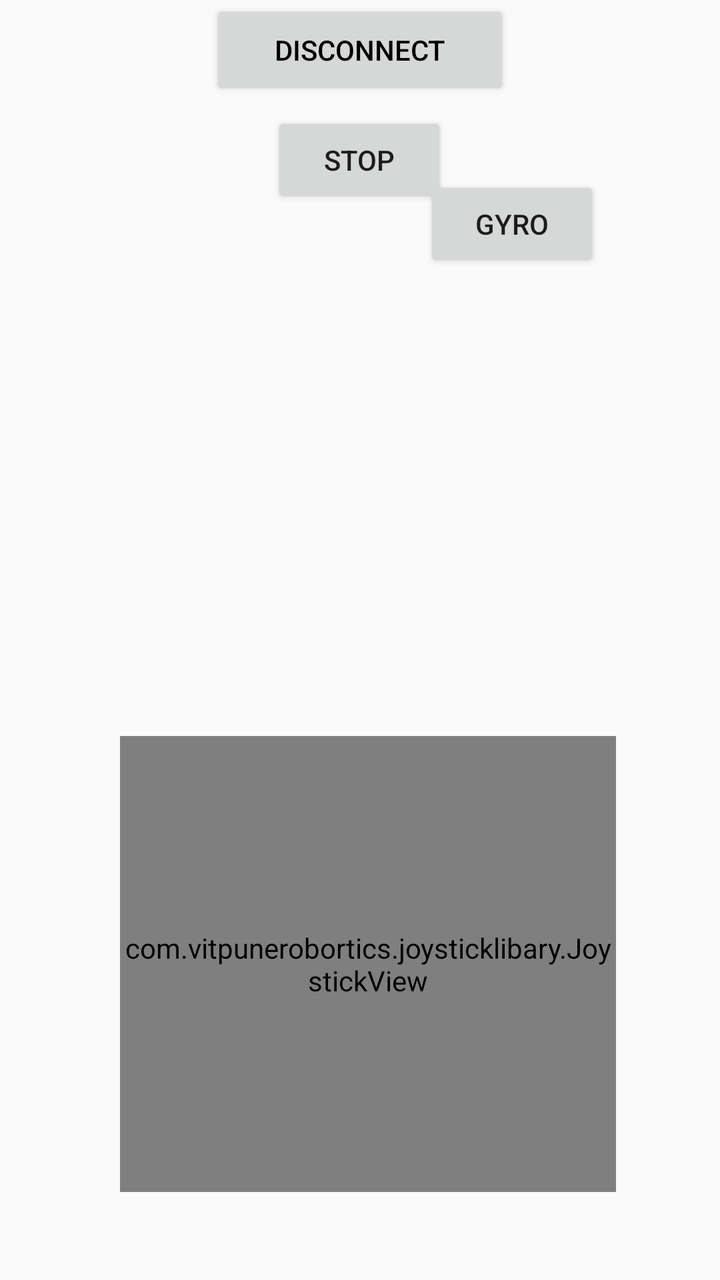
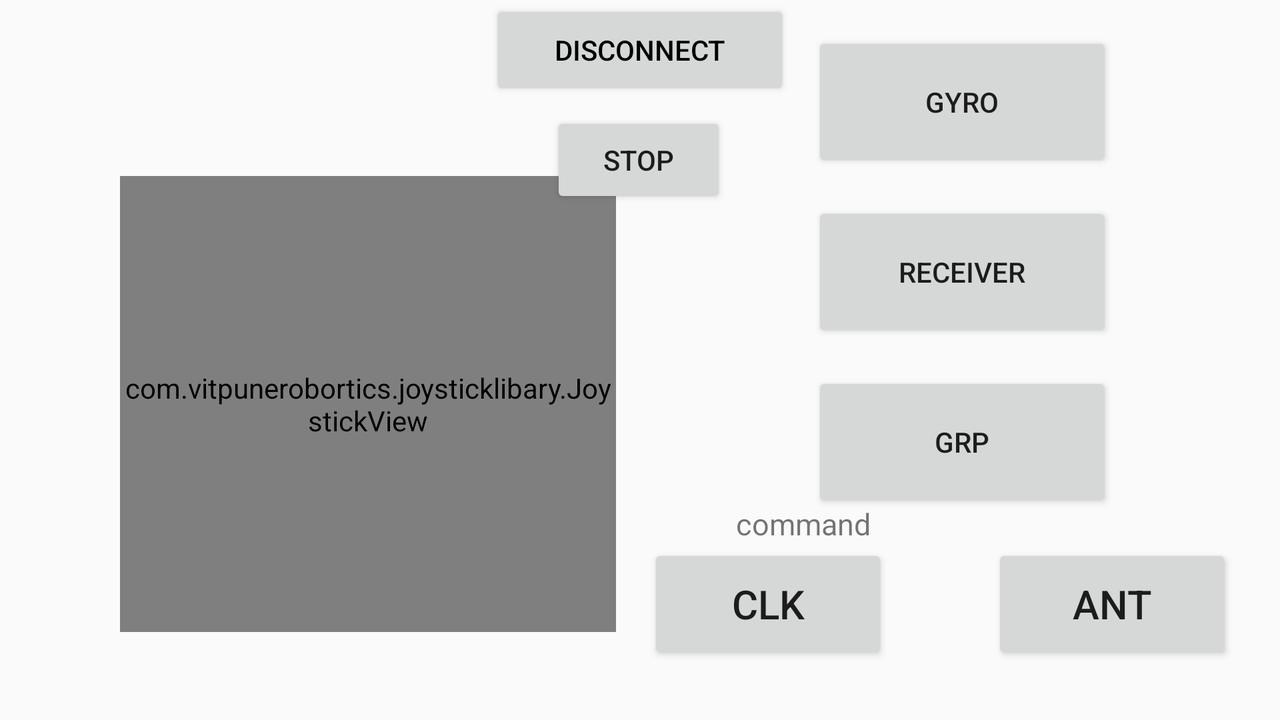

Compare how this app lays out the same screen by default and in its alternative resource folder. The renders come first, then the two layout files and the values they reference.
<!-- AndroidManifest.xml: application theme Theme.AppCompat.Light.NoActionBar -->
<!-- res/layout/activity_control.xml -->
<?xml version="1.0" encoding="utf-8"?>
<androidx.constraintlayout.widget.ConstraintLayout xmlns:android="http://schemas.android.com/apk/res/android"
    xmlns:app="http://schemas.android.com/apk/res-auto"
    xmlns:tools="http://schemas.android.com/tools"
    android:layout_width="match_parent"
    android:layout_height="match_parent"
    android:orientation="horizontal"
    tools:context="com.example.bluetoothApp.ControlActivity">


    
    
    
    
    
    
    
    
    
    

    
    
    
    
    
    
    
    
    
    
    

    
    
    
    

    

    
    
    
    
    
    
    

    
    
    
    
    
    
    
    
    
    

    
    
    
    
    
    
    
    
    
    
    


    
    
    
    
    
    
    
    
    
    


    

    
    
    
    
    
    
    
    
    
    

    
    
    
    
    
    
    
    
    
    
    

    
    
    
    
    
    
    
    
    
    
    


    
    
    
    

    
    
    
    
    
    
    
    

    
    
    
    
    
    

    
    
    
    
    

    
    
    
    
    
    


    

    <com.vitpunerobortics.joysticklibary.JoystickView
        android:id="@+id/joystickView"
        android:layout_width="248dp"
        android:layout_height="228dp"
        android:layout_marginLeft="60dp"
        android:layout_marginBottom="44dp"
        app:AV_TRF_backgroundColor="@color/gray"
        app:layout_constraintBottom_toBottomOf="parent"
        app:layout_constraintLeft_toLeftOf="parent" />

    <Button
        android:id="@+id/disconnect"
        android:layout_width="150dp"
        android:layout_height="50dp"
        android:text="Disconnect"
        android:textColor="@color/black"

        tools:layout_editor_absoluteX="290dp"
        tools:layout_editor_absoluteY="0dp"
        app:layout_constraintTop_toTopOf="parent"
        app:layout_constraintRight_toRightOf="parent"
        app:layout_constraintLeft_toLeftOf="parent"

        />

    
    
    
    
    
    
    
    
    

    
    
    
    
    
    
    
    
    
    

    
    
    
    
    
    

    
    
    
    
    
    

    

    <Button
        android:id="@+id/stop"
        android:layout_width="wrap_content"
        android:layout_height="wrap_content"
        android:layout_marginTop="56dp"
        app:layout_constraintHorizontal_bias="0.499"
        android:text="Stop"
        app:layout_constraintLeft_toLeftOf="parent"
        app:layout_constraintRight_toRightOf="parent"
        app:layout_constraintTop_toTopOf="parent" />


    
    
    
    
    
    
    
    
    

    <Button
        android:id="@+id/gyro"
        android:layout_width="wrap_content"
        android:layout_height="wrap_content"
        android:layout_marginTop="88dp"
        android:layout_marginEnd="60dp"
        android:text="gyro"
        app:layout_constraintEnd_toEndOf="parent"
        app:layout_constraintTop_toTopOf="parent" />

    <ImageView
        android:id="@+id/voiceBtn"
        android:layout_width="97dp"
        android:layout_height="105dp"
        android:layout_marginStart="73dp"
        android:layout_marginTop="66dp"
        android:layout_marginBottom="43dp"
        android:src="@drawable/ic_launcher_voic"
        app:layout_constraintBottom_toTopOf="@+id/voiceCommand"
        app:layout_constraintStart_toEndOf="@+id/joystickView"
        app:layout_constraintTop_toBottomOf="@+id/stop" />

    <TextView
        android:id="@+id/voiceCommand"
        android:layout_width="wrap_content"
        android:layout_height="wrap_content"
        android:layout_marginStart="88dp"
        android:layout_marginEnd="55dp"
        android:layout_marginBottom="88dp"
        android:text="command"
        android:textSize="15dp"
        app:layout_constraintBottom_toBottomOf="parent"

        app:layout_constraintHorizontal_bias="0.0"
        app:layout_constraintStart_toEndOf="@+id/joystickView" />
    <Button
        android:id="@+id/dataReceiver"
        android:layout_width="130dp"
        android:layout_height="70dp"
        android:layout_marginStart="568dp"
        android:layout_marginTop="62dp"
        android:layout_marginEnd="33dp"
        android:layout_marginBottom="143dp"
        android:text="receiver"
        app:layout_constraintBottom_toBottomOf="parent"
        app:layout_constraintEnd_toEndOf="parent"
        app:layout_constraintStart_toStartOf="parent"
        app:layout_constraintTop_toBottomOf="@+id/gyro" />



</androidx.constraintlayout.widget.ConstraintLayout>
<!-- resources referenced by this layout -->
<resources>
  <color name="black">#FF000000</color>
  <color name="gray">#cccccc</color>
</resources>
<!-- res/layout-land/activity_control.xml (the repository's variant of the layout above) -->
<!-- drawn on the phone turned sideways -->
<?xml version="1.0" encoding="utf-8"?>
<androidx.constraintlayout.widget.ConstraintLayout xmlns:android="http://schemas.android.com/apk/res/android"
    xmlns:app="http://schemas.android.com/apk/res-auto"
    xmlns:tools="http://schemas.android.com/tools"
    android:layout_width="match_parent"
    android:layout_height="match_parent"
    android:orientation="horizontal"
    tools:context="com.example.bluetoothApp.ControlActivity">



    
    
    
    
    
    
    
    
    

    
    
    
    
    
    
    
    
    
    
    

    
    
    
    

    

    
    
    
    
    
    
    

    
    
    
    
    
    
    
    
    
    


    
    
    
    
    
    
    
    
    
    


    

    
    
    
    
    
    
    
    
    
    

    
    
    
    
    
    
    
    
    
    
    

    
    
    
    
    
    
    
    
    
    
    


    
    
    
    

    
    
    
    
    
    
    
    

    
    
    
    
    

    
    
    
    
    
    


    

    <Button
        android:id="@+id/antiClockwise"
        android:layout_width="120dp"
        android:layout_height="60dp"
        android:layout_marginTop="16dp"
        android:layout_marginEnd="24dp"
        android:layout_marginBottom="28dp"
        android:text="ant"
        android:textSize="20dp"
        app:layout_constraintBottom_toBottomOf="parent"
        app:layout_constraintEnd_toEndOf="parent"
        app:layout_constraintTop_toBottomOf="@+id/grip" />

    <Button
        android:id="@+id/clockwise"
        android:layout_width="120dp"
        android:layout_height="60dp"
        android:layout_marginTop="16dp"
        android:layout_marginEnd="52dp"
        android:layout_marginBottom="28dp"
        android:text="clk"
        android:textSize="20dp"
        app:layout_constraintBottom_toBottomOf="parent"
        app:layout_constraintEnd_toStartOf="@+id/antiClockwise"
        app:layout_constraintTop_toBottomOf="@+id/grip" />

    <com.vitpunerobortics.joysticklibary.JoystickView
        android:id="@+id/joystickView"
        android:layout_width="248dp"
        android:layout_height="228dp"
        android:layout_marginLeft="60dp"
        android:layout_marginBottom="44dp"
        app:AV_TRF_backgroundColor="@color/gray"
        app:layout_constraintBottom_toBottomOf="parent"
        app:layout_constraintLeft_toLeftOf="parent" />

    <Button
        android:id="@+id/disconnect"
        android:layout_width="150dp"
        android:layout_height="50dp"
        android:text="Disconnect"
        android:textColor="@color/black"

        tools:layout_editor_absoluteX="290dp"
        tools:layout_editor_absoluteY="0dp"
        app:layout_constraintTop_toTopOf="parent"
        app:layout_constraintRight_toRightOf="parent"
        app:layout_constraintLeft_toLeftOf="parent"

        />











    















    <Button
        android:id="@+id/grip"
        android:layout_width="150dp"
        android:layout_height="70dp"
        android:layout_marginTop="15dp"
        android:layout_marginRight="84dp"
        android:layout_marginBottom="116dp"
        android:text="GRP"
        app:layout_constraintBottom_toBottomOf="parent"
        app:layout_constraintRight_toRightOf="parent"
        app:layout_constraintTop_toBottomOf="@+id/dataReceiver"
        app:layout_constraintVertical_bias="0.0" />

    <Button
        android:id="@+id/stop"
        android:layout_width="wrap_content"
        android:layout_height="wrap_content"
        android:layout_marginTop="56dp"
        app:layout_constraintHorizontal_bias="0.499"
        android:text="Stop"
        app:layout_constraintLeft_toLeftOf="parent"
        app:layout_constraintRight_toRightOf="parent"
        app:layout_constraintTop_toTopOf="parent" />


    
    
    
    
    
    
    
    
    

    <Button
        android:id="@+id/gyro"
        android:layout_width="150dp"
        android:layout_height="70dp"
        android:layout_marginTop="56dp"
        android:layout_marginEnd="84dp"
        android:text="gyro"
        app:layout_constraintBottom_toTopOf="@+id/dataReceiver"
        app:layout_constraintEnd_toEndOf="parent"
        app:layout_constraintTop_toTopOf="parent" />

    <ImageView
        android:id="@+id/voiceBtn"
        android:layout_width="97dp"
        android:layout_height="105dp"
        android:layout_marginStart="40dp"
        android:layout_marginTop="66dp"
        android:layout_marginBottom="43dp"
        android:src="@drawable/ic_launcher_voic"
        app:layout_constraintBottom_toTopOf="@+id/voiceCommand"
        app:layout_constraintStart_toEndOf="@+id/joystickView"
        app:layout_constraintTop_toBottomOf="@+id/stop"
        app:layout_constraintVertical_bias="0.466" />

    <TextView
        android:id="@+id/voiceCommand"
        android:layout_width="wrap_content"
        android:layout_height="wrap_content"
        android:layout_marginStart="60dp"
        android:layout_marginBottom="88dp"
        android:text="command"
        android:textSize="15dp"
        app:layout_constraintBottom_toBottomOf="parent"

        app:layout_constraintStart_toEndOf="@+id/joystickView" />

    <Button
        android:id="@+id/dataReceiver"
        android:layout_width="150dp"
        android:layout_height="70dp"
        android:layout_marginTop="15dp"
        android:layout_marginEnd="84dp"
        android:layout_marginBottom="200dp"
        android:text="receiver"
        app:layout_constraintBottom_toBottomOf="parent"
        app:layout_constraintEnd_toEndOf="parent"
        app:layout_constraintTop_toBottomOf="@+id/gyro" />


</androidx.constraintlayout.widget.ConstraintLayout>
